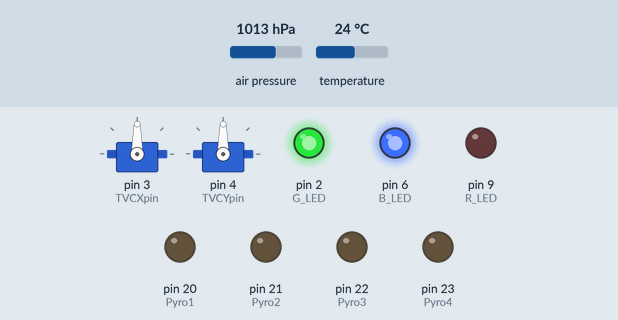
Simulated run of this sketch. Board: Arduino Mega 2560, built with avr-gcc and run on an emulated ATmega2560. Shown: 2 × servo, output pins drawn as LEDs (lit = HIGH). Inputs (shaded band) come from the test bench; at power-on: air pressure 1013 hPa, temperature 24 °C.

Above: at 33.05 s.
At 33.25 s:
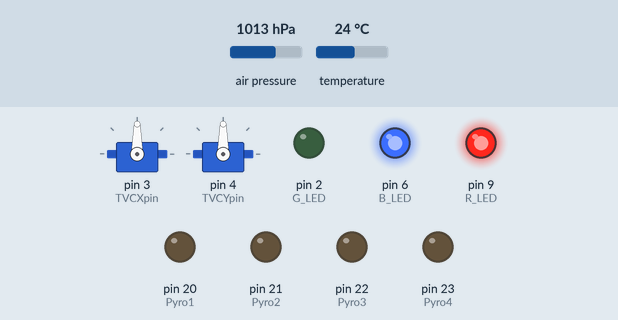
At 33.45 s:
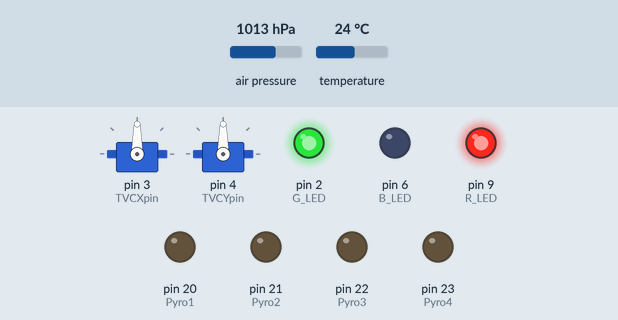
At 33.55 s:
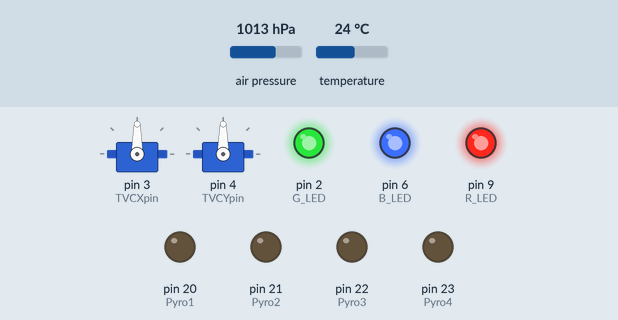
Timing chart, 0 to 36.0 s (numbered marks = the images above):
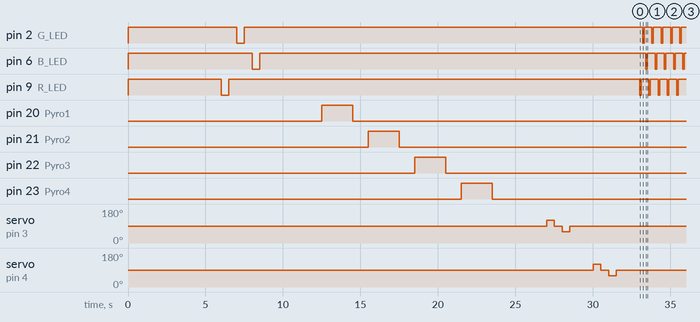

The sketch:

setup.ino
```cpp
#include <Wire.h>
#include <SD.h>
#include <SPI.h>
#include <Adafruit_BMP280.h>
#include <Servo.h>
#include "MPU6050.h"

int R_LED = 9;
int G_LED = 2;
int B_LED = 6;
int Buzzer = 10;

Adafruit_BMP280 bmp;

int16_t ax, ay, az;
int16_t gx, gy, gz;
#define OUTPUT_READABLE_ACCELGYRO

Sd2Card card;
SdVolume volume;
SdFile root;
const int SDchipSelect = 0;

int Pyro1 = 20;
int Pyro2 = 21;
int Pyro3 = 22;
int Pyro4 = 23;

int TVCXpin = 3;
int TVCYpin = 4;
Servo TVCXservo;
Servo TVCYservo;


void setup() {
  while(!Serial){
  }
  Serial.println();Serial.println();
  Serial.println("Hi, I am your flight computor!");
  Serial.println();Serial.println();

  pinMode(R_LED, OUTPUT);
  pinMode(G_LED, OUTPUT);
  pinMode(B_LED, OUTPUT);

  digitalWrite(R_LED, HIGH);
  digitalWrite(G_LED, HIGH);
  digitalWrite(B_LED, HIGH);


  //Now Barometer
  Serial.println("First, let's see if the BMP280 Barometer is connected. Standby...");
  delay(1000);
  if (!bmp.begin()) {
    Serial.println("Could not find the BMP280 sensor");
    delay(5000);
    Serial.println("Proceeding with the rest of the startup process");
  }
  else{
    bmp.setSampling(Adafruit_BMP280::MODE_NORMAL,     /* Operating Mode. */
                  Adafruit_BMP280::SAMPLING_X2,     /* Temp. oversampling */
                  Adafruit_BMP280::SAMPLING_X16,    /* Pressure oversampling */
                  Adafruit_BMP280::FILTER_X16,      /* Filtering. */
                  Adafruit_BMP280::STANDBY_MS_500); /* Standby time. */
    Serial.println("Found the BMP280 sensor! Here's some data...");
    Serial.println();
    Serial.print(F("Temperature = "));
    Serial.print(bmp.readTemperature());
    Serial.println(" *C");

    Serial.print(F("Pressure = "));
    Serial.print(bmp.readPressure());
    Serial.println(" Pa");

    Serial.print(F("Approx altitude = "));
    Serial.print(bmp.readAltitude(1013.25));
    Serial.println(" m"); Serial.println();
    delay(1000);
  }

  //Now the IMU
  Serial.println("Now we'll look for the the MPU6050 IMU. Standby...");
  delay(1000);
  Serial.println();
  Serial.println("MPU6050 Detected!");

  Serial.println("Great! Onward to the SD card");
  delay(1000);


  //Now the SD card
  Serial.print("Looking for an SD card. Standby...");
  if (!card.init(SPI_HALF_SPEED, SDchipSelect)) {
    Serial.println("Card not detected");
    Serial.println();
    delay(4000);
    Serial.println("We'll continue with the startup without the SD card now :(");
  } else {
    Serial.println("Found an SD card! Here's some information.");
    delay(1000);
    Serial.println();
    Serial.print("Card type:         ");
    switch (card.type()) {
      case SD_CARD_TYPE_SD1:
        Serial.println("SD1");
        break;
      case SD_CARD_TYPE_SD2:
        Serial.println("SD2");
        break;
      case SD_CARD_TYPE_SDHC:
        Serial.println("SDHC");
        break;
      default:
        Serial.println("Unknown");
    }
    if (!volume.init(card)) {
    Serial.println("Could not find FAT16/FAT32 partition.\nMake sure you've formatted the card");
    while (1);
  }

  Serial.print("Clusters:          ");
  Serial.println(volume.clusterCount());
  Serial.print("Blocks x Cluster:  ");
  Serial.println(volume.blocksPerCluster());
  Serial.print("Total Blocks:      ");
  Serial.println(volume.blocksPerCluster() * volume.clusterCount());
  Serial.println();

  uint32_t volumesize;
  Serial.print("Volume type is:    FAT");
  Serial.println(volume.fatType(), DEC);

  volumesize = volume.blocksPerCluster();
  volumesize *= volume.clusterCount();
  volumesize /= 2;
  Serial.print("Volume size (Kb):  ");
  Serial.println(volumesize);
  Serial.print("Volume size (Mb):  ");
  volumesize /= 1024;
  Serial.println(volumesize);
  Serial.print("Volume size (Gb):  ");
  Serial.println((float)volumesize / 1024.0);
  Serial.println();
  Serial.println();
  delay(1000);
  }
Serial.println("Buzzer test skipped");
//  Serial.println("Testing buzzer");
//  delay(500);
//  tone(Buzzer, 2000); delay(50); noTone(Buzzer); delay(75);
//  tone(Buzzer, 2000); delay(50); noTone(Buzzer); delay(200);
//  tone(Buzzer, 1000); delay(50); noTone(Buzzer); delay(75);
//  tone(Buzzer, 1000); delay(50); noTone(Buzzer); delay(400);
//
//  tone(Buzzer, 1319); delay(50); noTone(Buzzer);
//  delay(50);
//  tone(Buzzer, 1760); delay(50); noTone(Buzzer);
//  delay(50);
//  tone(Buzzer, 2217); delay(50); noTone(Buzzer);
//  delay(50);
//  tone(Buzzer, 2637); delay(100); noTone(Buzzer);
//  delay(100);
//  tone(Buzzer, 2217); delay(50); noTone(Buzzer);
//  delay(50);
//  tone(Buzzer, 2637); delay(200); noTone(Buzzer);
//  delay(400);
//  int slide = 5000;
//  for (int i = 0; i <= 120; i++) {
//    tone(Buzzer, slide); delay(10); noTone(Buzzer);
//    slide = slide - 40;
//  }
//  noTone(Buzzer);

  Serial.println("Now let's test the LEDs");
  digitalWrite(R_LED, LOW);
  delay(500);
  digitalWrite(R_LED, HIGH);
  delay(500);

  digitalWrite(G_LED, LOW);
  delay(500);
  digitalWrite(G_LED, HIGH);
  delay(500);

  digitalWrite(B_LED, LOW);
  delay(500);
  digitalWrite(B_LED, HIGH);
  delay(1000);
  Serial.println("Great, done!");
  delay(1000);


  //Test pyro channels
  Serial.println();
  Serial.println("To finish up here, let's test all the pyro channels");
  Serial.println();
  pinMode(Pyro1, OUTPUT);
  pinMode(Pyro2, OUTPUT);
  pinMode(Pyro3, OUTPUT);
  pinMode(Pyro4, OUTPUT);
  digitalWrite(Pyro1, LOW);
  digitalWrite(Pyro2, LOW);
  digitalWrite(Pyro3, LOW);
  digitalWrite(Pyro4, LOW);
  delay(1000);

          Serial.println("We'll now cycle through each channel, turning each one on for 2 seconds");
          delay(1000);
          digitalWrite(Pyro1, HIGH);
          Serial.println("Pyro 1 is on!");
          delay(2000);
          digitalWrite(Pyro1, LOW);
          Serial.println("Pyro 1 is off");
          delay(1000);
          digitalWrite(Pyro2, HIGH);
          Serial.println("Pyro 2 is on!");
          delay(2000);
          digitalWrite(Pyro2, LOW);
          Serial.println("Pyro 2 is off");
          delay(1000);
          digitalWrite(Pyro3, HIGH);
          Serial.println("Pyro 3 is on!");
          delay(2000);
          digitalWrite(Pyro3, LOW);
          Serial.println("Pyro 3 is off");
          delay(1000);
          digitalWrite(Pyro4, HIGH);
          Serial.println("Pyro 4 is on!");
          delay(2000);
          digitalWrite(Pyro4, LOW);
          Serial.println("Pyro 4 is off");
          delay(1000);

  Serial.println();
  Serial.println("Done with the pyro channel testing");
  Serial.println();
  Serial.println();
  delay(500);

  Serial.println("Now time to check the TVC servos");
  delay(500);
  delay(500);
  Serial.println("First, the X servo");
  delay(500);
  TVCXservo.attach(TVCXpin);
  TVCXservo.write(90); delay(500);
  TVCXservo.write(120); delay(500);
  TVCXservo.write(90); delay(500);
  TVCXservo.write(60); delay(500);
  TVCXservo.write(90); delay(500);
  Serial.println("Now, the Y servo");
  delay(500);
  TVCYservo.attach(TVCYpin);
  TVCYservo.write(90); delay(500);
  TVCYservo.write(120); delay(500);
  TVCYservo.write(90); delay(500);
  TVCYservo.write(60); delay(500);
  TVCYservo.write(90); delay(500);
  Serial.println("All done! That concludes the startup process!");
  delay(1000);
}

void loop() {

  digitalWrite(R_LED, LOW);
  delay(100);
  digitalWrite(R_LED, HIGH);
  delay(100);

  digitalWrite(G_LED, LOW);
  delay(100);
  digitalWrite(G_LED, HIGH);
  delay(100);

  digitalWrite(B_LED, LOW);
  delay(100);
  digitalWrite(B_LED, HIGH);
  delay(100);

}
```

Measured:
- by itself, pin 2 (G_LED): goes LOW 0.50 s, HIGH 25.7 s, 11 × (LOW 0.10 s, HIGH 0.50 s), LOW 0.10 s, then HIGH
- by itself, pin 6 (B_LED): goes LOW 0.50 s, HIGH 24.9 s, 10 × (LOW 0.10 s, HIGH 0.50 s), LOW 0.10 s, then HIGH
- by itself, pin 9 (R_LED): goes LOW 0.50 s, HIGH 26.5 s, 11 × (LOW 0.10 s, HIGH 0.50 s), LOW 0.10 s, then HIGH
